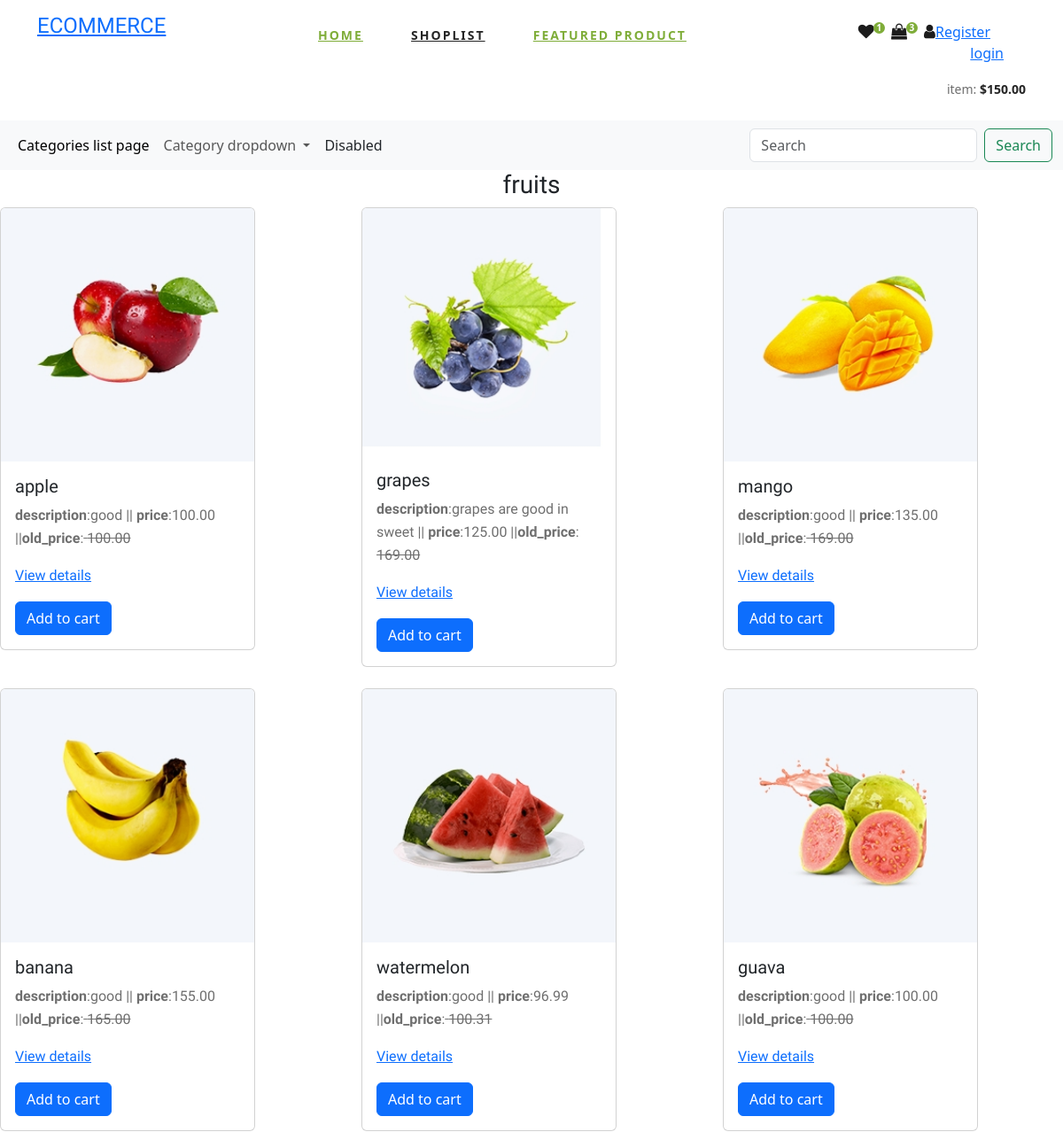
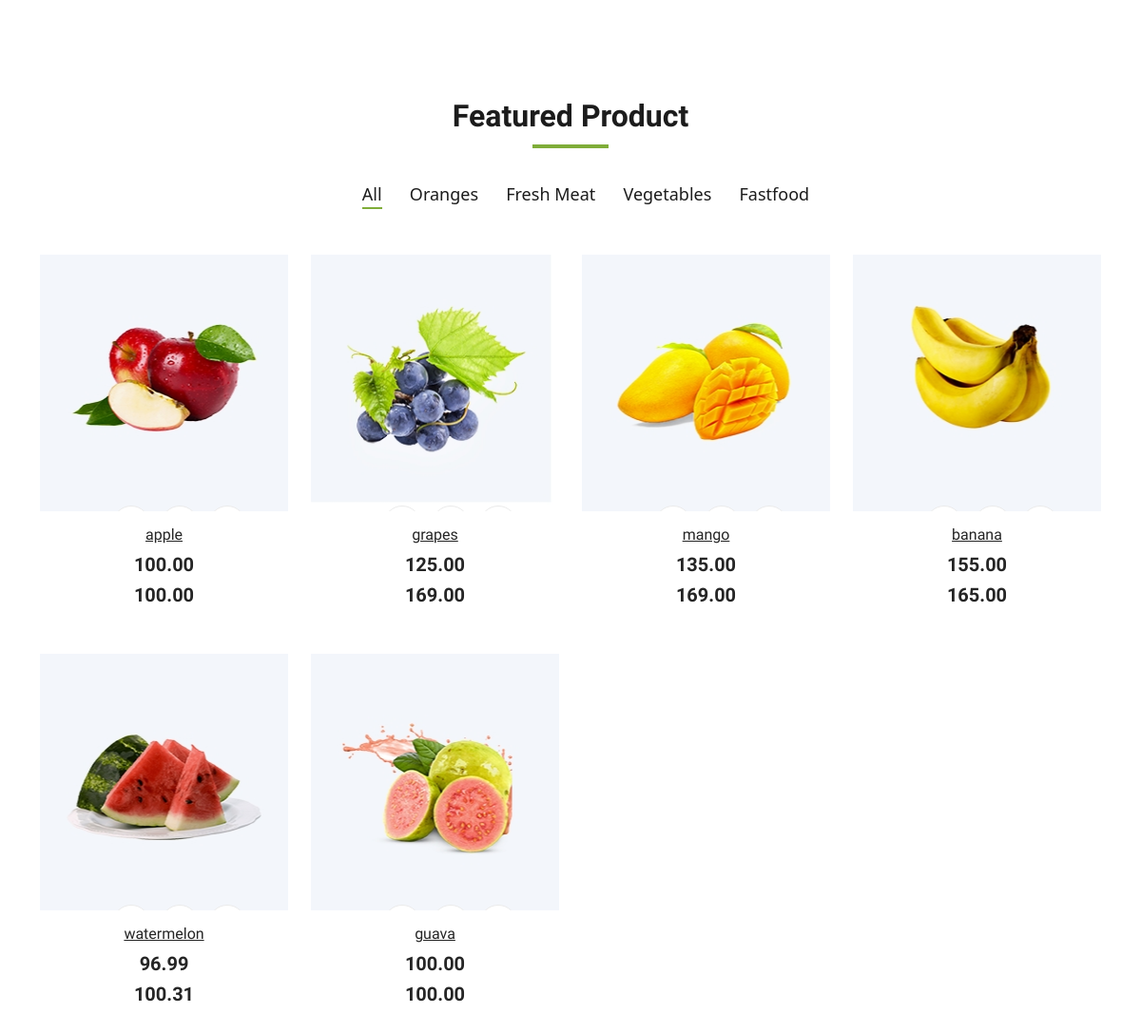
Page /category_product_list/cathffegeac24/ on the committed database (2 pictures, top to bottom).
### main/models.py (models this page shows, shortened)
class Category(models.Model):
    cid = ShortUUIDField(unique=True,length = 10,max_length=30,prefix='cat',alphabet="adcdefgh12345")
    title = models.CharField(max_length=100)
    image = models.ImageField(upload_to='category/images/',null=True,blank=True)

class Product(models.Model):
    pid = ShortUUIDField(unique=True,length=10,max_length=20,alphabet="abcdefgh12345",prefix="pro")
    vendor = models.ForeignKey(Vendor,on_delete=models.SET_NULL,null=True)
    category = models.ForeignKey(Category,on_delete=models.SET_NULL,null=True)
    title = models.CharField(max_length=100)
    image = models.ImageField(upload_to='product/images/',null=True,blank=True)
    description = models.TextField(null=True,blank=True)
    price = models.DecimalField(max_digits=999999999,decimal_places=2,default="100")
    old_price = models.DecimalField(max_digits=999999999,decimal_places=2,default="100")
    specifications = models.TextField(null=True,blank=True)
    tags = models.ForeignKey(Tags,on_delete=models.SET_NULL,null=True)
    product_status = models.CharField(choices=STATUS,max_length=10,default="in_review")
    in_stock = models.BooleanField(default=True)
    status = models.BooleanField(default=True)
    featured = models.BooleanField(default=True)
    digital = models.BooleanField(default=True)
    quantity = models.IntegerField(default=0)
    sku = ShortUUIDField(unique=True,length=4,max_length=20,alphabet="1234567890",prefix="sku")
    date = models.DateTimeField(auto_now_add=True)
    updated = models.DateTimeField(null=True,blank=True)

### main/views.py (the view)
# urls.py: path('category_product_list/<str:cid>/',views.category_product_list,name='category_product_list'),
def category_product_list(request,cid):
    category = Category.objects.get(cid=cid)
    products = Product.objects.filter(category=category)
    context = {
        'category':category,
        'products':products
    }
    return render(request,'category/category_product_list.html',context)

### main/context_processor.py (called while the page is built)
def default(request):
    categories = Category.objects.all()
    products = Product.objects.all()
    return {
        'categories' : categories,
        'products':products
    }

### Templates/category/category_product_list.html (shortened to what this page needs)
{% extends "index.html" %}
{% block categoryproductlist %}
<h3 style="text-align:center">{{ category.title }}</h3>
<div class="row">
    {% for product in products %}
    <div class="col-md-4">
      <div class="card mb-4" style="width: 18rem;">
        <img src="{{ product.image.url }}" class="card-img-top" alt="image">
        <div class="card-body">
          <h5 class="card-title">{{ product.title }}</h5>
          <p class="card-text"><b>description</b>:{{ product.description }} || <b>price</b>:{{ product.price }} ||<b>old_price</b>:<strike> {{ product.old_price }}</strike></p>
          <p><a href="{% url 'product_detail_view' pid=product.pid %}">View details</a></p>
          <a href="#" class="btn btn-primary">Add to cart</a>
        </div>
      </div>
    </div>
    {% endfor %}
  </div>
{% endblock %}

### Templates/index.html (shortened to what this page needs)
<!DOCTYPE html>
<html lang="zxx">
{% load static %}
<head>
    <link rel="stylesheet" href="{% static 'css/bootstrap.min.css' %}" type="text/css">
    <link rel="stylesheet" href="{% static 'css/font-awesome.min.css' %}" type="text/css">
    <link rel="stylesheet" href="{% static 'css/elegant-icons.css' %}" type="text/css">
    <link rel="stylesheet" href="{% static 'css/nice-select.css' %}" type="text/css">
    <link rel="stylesheet" href="{% static 'css/jquery-ui.min.css' %}" type="text/css">
    <link rel="stylesheet" href="{% static 'css/owl.carousel.min.css' %}" type="text/css">
    <link rel="stylesheet" href="{% static 'css/slicknav.min.css' %}" type="text/css">
    <link rel="stylesheet" href="{% static 'css/style.css' %}" type="text/css">
    <link href="https://cdn.jsdelivr.net/npm/bootstrap@5.3.3/dist/css/bootstrap.min.css" rel="stylesheet">
</head>
<body>
    <header class="header">
        <div class="container">
            <div class="row">
                <div class="col-lg-3">
                    <div class="header__logo">
                        <a href="{% url 'home' %}"><h4>ECOMMERCE</h4></a>
                    </div>
                </div>
                <div class="col-lg-6">
                    <nav class="header__menu">
                        <ul>
                            <li class="active"><a href="{% url 'home' %}">Home</a></li>
                            <li><a href="#">shoplist</a>
                            </li>
                            <li class="active"><a href="#featured_sec">Featured Product</a></li>
                        </ul>
                    </nav>
                </div>
                <div class="col-lg-3">
                    <div class="header__cart">
                        <ul>
                            <li><a href="#"><i class="fa fa-heart"></i> <span>1</span></a></li>
                            <li><a href="{% url 'cart' %}"><i class="fa fa-shopping-bag"></i> <span>3</span></a></li>
                            {% if user.is_authenticated %}
                            {{ user.username }}
                            <li><a href="{% url 'logout' %}"><i class="fa fa-user"></i> Logout</a></li>
                            {% else %}
                            <li> <a href="{% url 'register' %}"><i class="fa fa-user"></i>Register </a></li>
                            <li> <a href="{% url 'login' %}">login </a></li>
                            {% endif %}
                        </ul>
                        <div class="header__cart__price">item: <span>$150.00</span></div>
                    </div>
                </div>
            </div>
        </div>
    </header>
<nav class="navbar bg-white navbar-expand-lg bg-body-tertiary" data-bs-theme="light">
    <div class="container-fluid">
      <div class="collapse navbar-collapse" id="navbarSupportedContent">
        <ul class="navbar-nav me-auto mb-2 mb-lg-0">
          <li class="nav-item">
            <a class="nav-link active" aria-current="page" href="{% url 'category_list' %}">Categories list page</a>
          </li>
          <li class="nav-item dropdown">
            <a class="nav-link dropdown-toggle" href="#" role="button" data-bs-toggle="dropdown" aria-expanded="false">
              Category dropdown
            </a>
          </li>
          <li class="nav-item">
            <a class="nav-link " aria-disabled="true">Disabled</a>
          </li>
        </ul>
        <form class="d-flex" role="search">
          <input class="form-control me-2" type="search" placeholder="Search" aria-label="Search">
          <button class="btn btn-outline-success" type="submit">Search</button>
        </form>
      </div>
    </div>
  </nav>
{% block categoryproductlist %}
{% endblock %}
    <section class="featured spad">
        <div class="container">
            <div class="row">
                <div class="col-lg-12">
                    <div class="section-title" id="featured_sec">
                        <h2>Featured Product</h2>
                    </div>
                    <div class="featured__controls">
                        <ul>
                            <li class="active" data-filter="*">All</li>
                            <li data-filter=".oranges">Oranges</li>
                            <li data-filter=".fresh-meat">Fresh Meat</li>
                            <li data-filter=".vegetables">Vegetables</li>
                            <li data-filter=".fastfood">Fastfood</li>
                        </ul>
                    </div>
                </div>
            </div>
            <div class="row featured__filter">
                {% if products %}
                {% for product in products %}
                <div class="col-lg-3 col-md-4 col-sm-6 mix oranges fresh-meat">
                    <div class="featured__item">
                        <div class="featured__item__pic set-bg" data-setbg="{{ product.image.url }}">
                            <ul class="featured__item__pic__hover">
                                <li><a href="#"></a></li>
                                <li><a href="{% url 'product_detail_view' product.pid %}"></a></li>
                                <li><a href="#"></a></li>
                            </ul>
                        </div>
                        <div class="featured__item__text">
                            <h6><a href="#">{{ product.title }}</a></h6>
                            <h5>{{ product.price }}</h5><h5>{{ product.old_price }}</h5>
                        </div>
                    </div>
                </div>
                {% endfor %}
                {% endif %}
            </div>
        </div>
    </section>
</body>
</html>

### static/css/style.css (style rules this page uses)
html, body { height: 100%; font-family: "Cairo", sans-serif; -webkit-font-smoothing: antialiased; font-smoothing: antialiased; }
h1, h2, h3, h4, h5, h6 { margin: 0; color: #111111; font-weight: 400; font-family: "Cairo", sans-serif; }
h2 { font-size: 36px; }
h3 { font-size: 30px; }
h4 { font-size: 24px; }
h5 { font-size: 18px; }
h6 { font-size: 16px; }
p { font-size: 16px; font-family: "Cairo", sans-serif; color: #6f6f6f; font-weight: 400; line-height: 26px; margin: 0 0 15px 0; }
img { max-width: 100%; }
ul, ol { padding: 0; margin: 0; }
.section-title { margin-bottom: 50px; text-align: center; }
.section-title h2 { color: #1c1c1c; font-weight: 700; position: relative; }
.section-title h2:after { position: absolute; left: 0; bottom: -15px; right: 0; height: 4px; width: 80px; background: #7fad39; content: ""; margin: 0 auto; }
.set-bg { background-repeat: no-repeat; background-size: cover; background-position: top center; }
.spad { padding-top: 100px; padding-bottom: 100px; }
.header__logo { padding: 15px 0; }
.header__logo a { display: inline-block; }
.header__menu { padding: 24px 0; }
.header__menu ul li { list-style: none; display: inline-block; margin-right: 50px; position: relative; }
.header__menu ul li.active a { color: #7fad39; }
.header__menu ul li:last-child { margin-right: 0; }
.header__menu ul li a { font-size: 14px; color: #252525; text-transform: uppercase; font-weight: 700; letter-spacing: 2px; -webkit-transition: all, 0.3s; -moz-transition: all, 0.3s; -ms-transition: all, 0.3s; -o-transition: all, 0.3s; transition: all, 0.3s; padding: 5px 0; display: block; }
.header__cart { text-align: right; padding: 24px 0; }
.header__cart ul { display: inline-block; margin-right: 25px; }
.header__cart ul li { list-style: none; display: inline-block; margin-right: 15px; }
.header__cart ul li:last-child { margin-right: 0; }
.header__cart ul li a { position: relative; }
.header__cart ul li a i { font-size: 18px; color: #1c1c1c; }
.header__cart ul li a span { height: 13px; width: 13px; background: #7fad39; font-size: 10px; color: #ffffff; line-height: 13px; text-align: center; font-weight: 700; display: inline-block; border-radius: 50%; position: absolute; top: 0; right: -12px; }
.header__cart .header__cart__price { font-size: 14px; color: #6f6f6f; display: inline-block; }
.header__cart .header__cart__price span { color: #252525; font-weight: 700; }
.featured { padding-top: 80px; padding-bottom: 40px; }
.featured__controls { text-align: center; margin-bottom: 50px; }
.featured__controls ul li { list-style: none; font-size: 18px; color: #1c1c1c; display: inline-block; margin-right: 25px; position: relative; cursor: pointer; }
.featured__controls ul li.active:after { opacity: 1; }
.featured__controls ul li:after { position: absolute; left: 0; bottom: -2px; width: 100%; height: 2px; background: #7fad39; content: ""; opacity: 0; }
.featured__controls ul li:last-child { margin-right: 0; }
.featured__item { margin-bottom: 50px; }
.featured__item__pic { height: 270px; position: relative; overflow: hidden; background-position: center center; }
.featured__item__pic__hover { position: absolute; left: 0; bottom: -50px; width: 100%; text-align: center; -webkit-transition: all, 0.5s; -moz-transition: all, 0.5s; -ms-transition: all, 0.5s; -o-transition: all, 0.5s; transition: all, 0.5s; }
.featured__item__pic__hover li { list-style: none; display: inline-block; margin-right: 6px; }
.featured__item__pic__hover li:last-child { margin-right: 0; }
.featured__item__pic__hover li a { font-size: 16px; color: #1c1c1c; height: 40px; width: 40px; line-height: 40px; text-align: center; border: 1px solid #ebebeb; background: #ffffff; display: block; border-radius: 50%; -webkit-transition: all, 0.5s; -moz-transition: all, 0.5s; -ms-transition: all, 0.5s; -o-transition: all, 0.5s; transition: all, 0.5s; }
.featured__item__text { text-align: center; padding-top: 15px; }
.featured__item__text h6 { margin-bottom: 10px; }
.featured__item__text h6 a { color: #252525; }
.featured__item__text h5 { color: #252525; font-weight: 700; }
@media only screen and (min-width: 1200px) { .container { max-width: 1170px; } }

### rows in the picture
Category: title "fruits"
Product: image (picture), title "apple", description "good", price "100.00", old_price "100.00", shows a picture
Product: image (picture), title "grapes", description "grapes are good in sweet", price "125.00", old_price "169.00", shows a picture
Product: image (picture), title "mango", description "good", price "135.00", old_price "169.00", shows a picture
Product: image (picture), title "banana", description "good", price "155.00", old_price "165.00", shows a picture
Product: image (picture), title "watermelon", description "good", price "96.99", old_price "100.31", shows a picture
Product: image (picture), title "guava", description "good", price "100.00", old_price "100.00", shows a picture
